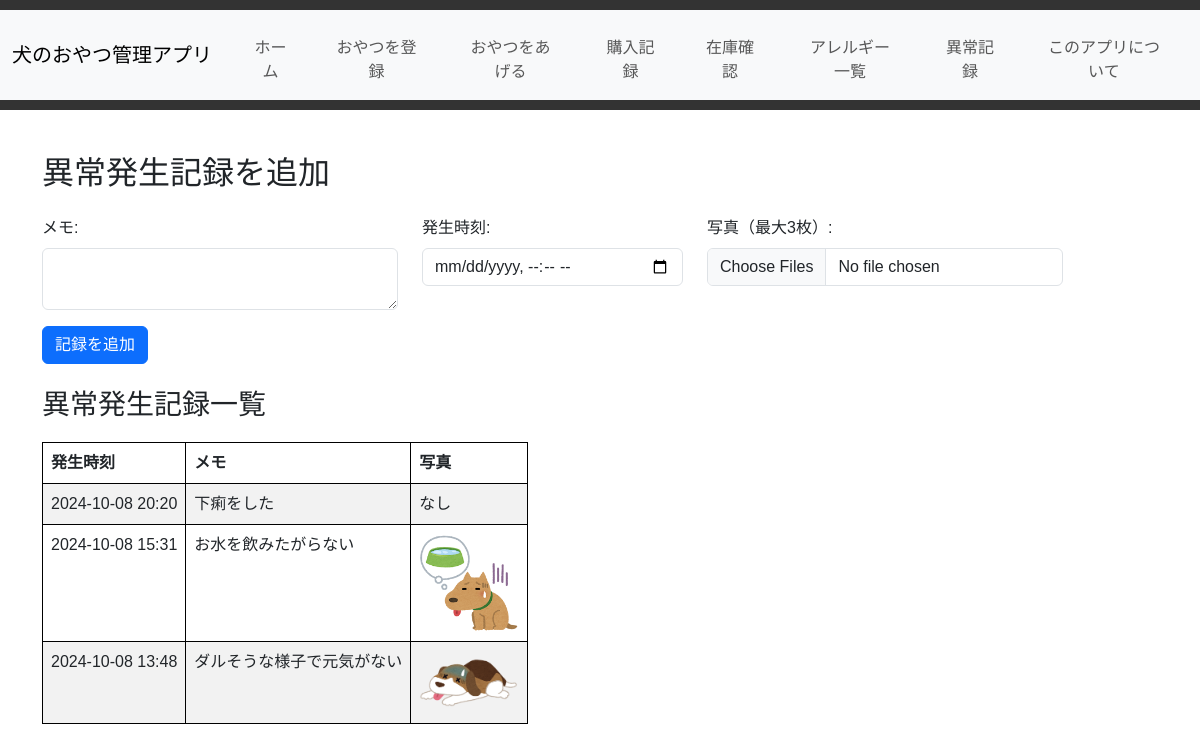
Page /incident_records on the committed database.
### tables this page shows
CREATE TABLE "incident_records" (
	"id"	INTEGER,
	"incident_time"	TEXT NOT NULL,
	"note"	TEXT,
	PRIMARY KEY("id" AUTOINCREMENT)
);

### app.py (the view)
@app.route('/incident_records')
def incident_records():
    conn = get_db_connection()
    incident_records = conn.execute('''
        SELECT ir.id, ir.incident_time, ir.note,
            REPLACE(REPLACE(GROUP_CONCAT(ip.photo_path, ', '), '\\', '/'), 'static/', '') AS photos
        FROM incident_records ir
        LEFT JOIN incident_photos ip ON ir.id = ip.incident_id
        GROUP BY ir.id
        ORDER BY ir.incident_time DESC
    ''').fetchall()
    conn.close()
    return render_template('incident_records.html', incident_records=incident_records)

### app.py (called while the page is built)
def get_db_connection():
    conn = sqlite3.connect('dog_treats.db')
    conn.row_factory = sqlite3.Row
    return conn

### templates/incident_records.html (shortened to what this page needs)
{% extends 'base.html' %}
{% block content %}
    <div class="container my-4">
        <h2 class="mb-4">異常発生記録を追加</h2>
        <form method="POST" action="{{ url_for('add_incident_record') }}" enctype="multipart/form-data">
            <div class="row mb-3">
                <div class="col-md-4">
                    <label for="note"  class="form-label">メモ:</label>
                    <textarea name="note" id="note" class="form-control" ></textarea>
                </div>
                <div class="col-md-3">
                    <label for="incident_time"  class="form-label">発生時刻:</label>
                    <input type="datetime-local" name="incident_time" id="incident_time" class="form-control" required>
                </div>
                <div class="col-md-4">
                    <label for="photos"  class="form-label">写真（最大3枚）:</label>
                    <input type="file" name="photos" id="photos" class="form-control" multiple>
                </div>
            </div>
            <button type="submit" class="btn btn-primary">記録を追加</button>
        </form>
        <h3 class="mt-4">異常発生記録一覧</h3>
        <table class="table table-striped">
            <thead>
                <tr>
                    <th>発生時刻</th>
                    <th>メモ</th>
                    <th>写真</th>
                </tr>
            </thead>
            <tbody  id="incident-table-body">
                {% for record in incident_records %}
                <tr style="display: {% if loop.index <= 10 %}table-row{% else %}none{% endif %}">
                    <td>{{ record.incident_time }}</td>
                    <td>{{ record.note }}</td>
                    <td>
                        {% if record.photos %}
                            {% for photo in record.photos.split(',') %}
                                <img src="{{ url_for('static', filename=photo)}}" alt="Incident Photo" style="max-width: 100px;">
                            {% endfor %}
                        {% else %}
                            なし
                        {% endif %}
                    </td>
                </tr>
                {% endfor %}
            </tbody>
        </table>
    </div>
{% endblock %}

### static/style.css (style rules this page uses)
body { font-family: Arial, sans-serif; }
table { width: 100%; border-collapse: collapse; margin-top: 20px; }
table, th, td { border: 1px solid black; }
th, td { padding: 10px; text-align: left; }
.table { width: auto; max-width: 100%; table-layout: fixed; }
.table td, .table th { white-space: nowrap; max-width: 300px; overflow: hidden; text-overflow: ellipsis; }

### rows in the picture
incident_records: incident_time "2024-10-08 20:20", note "下痢をした", shows "なし"
incident_records: incident_time "2024-10-08 15:31", note "お水を飲みたがらない"
incident_records: incident_time "2024-10-08 13:48", note "ダルそうな様子で元気がない"
